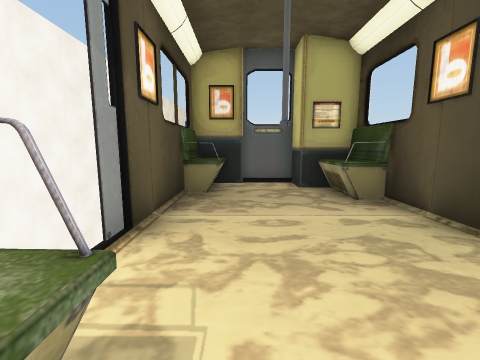
view 1 (above)

13 first-person views from a walk through a 3-D level made in the Unity game engine. The camera is 1.3 m above the floor, tilts 8° down and sees 90° across. The floor is counted in squares, 1 m on a side. Each view is taken from the middle of a square. On the plan, view 1 faces up. The plan holds only what a view shows up to about 12 squares ahead; the rest is blank. The place goes on beyond the plan. Some animated figures are left out. Some surface patterns are stand-ins.

view 2
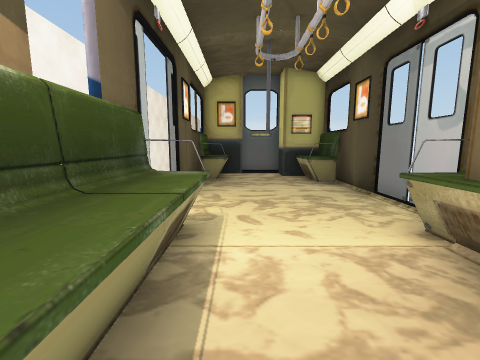

view 3
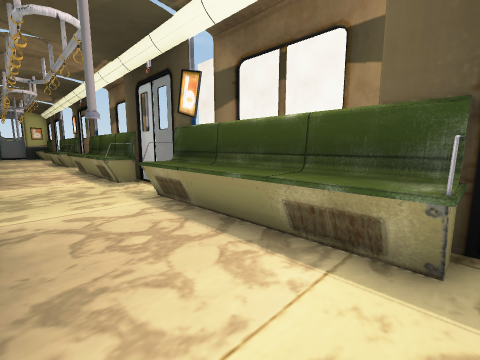

view 4
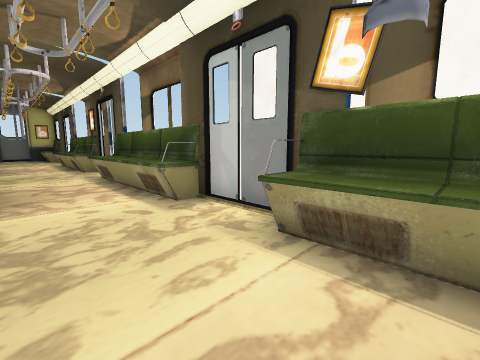

view 5
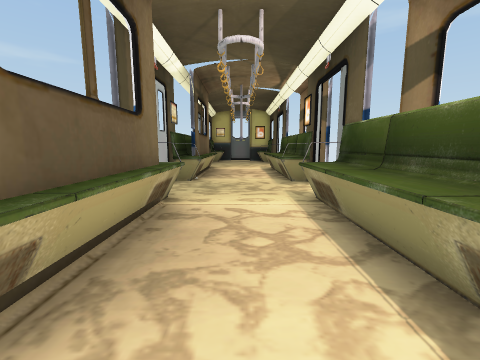

view 6
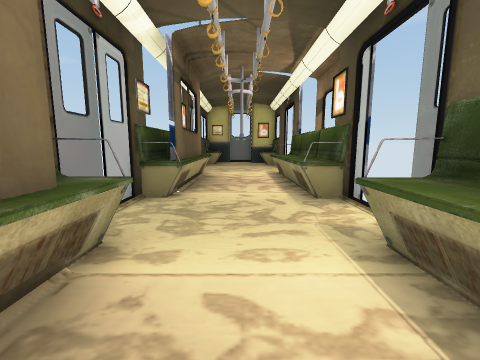

view 7
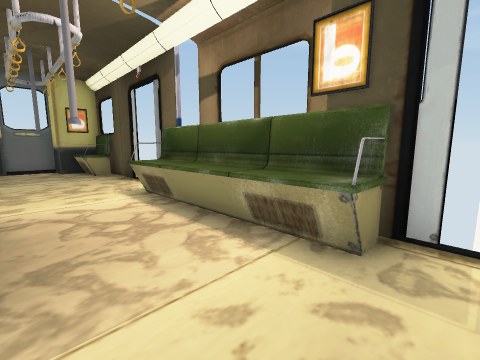

view 8
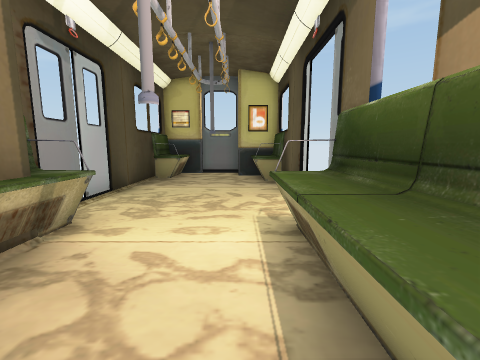

view 9
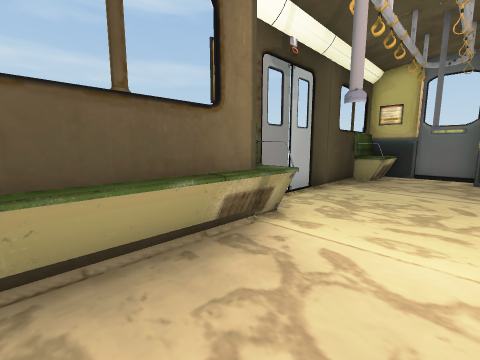

view 10
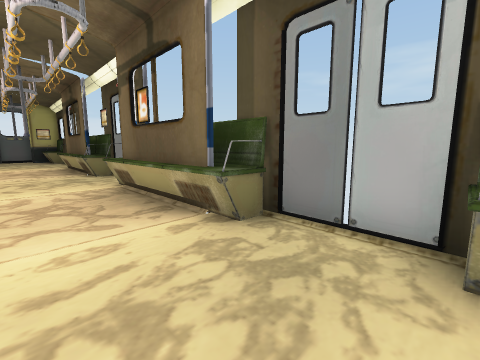

view 11
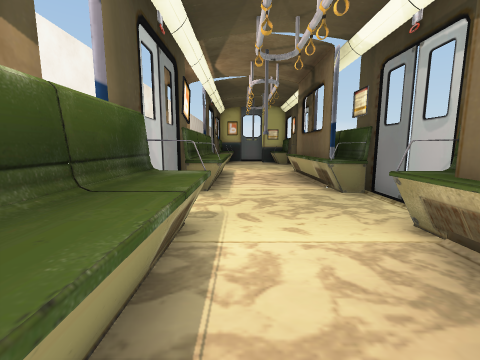

view 12
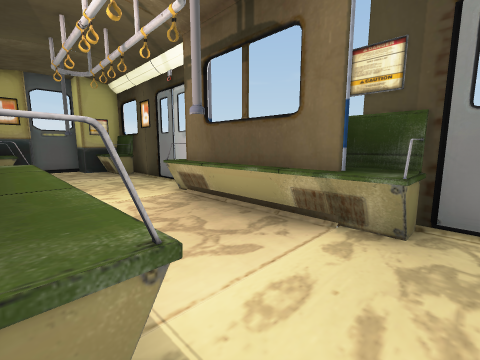

view 13
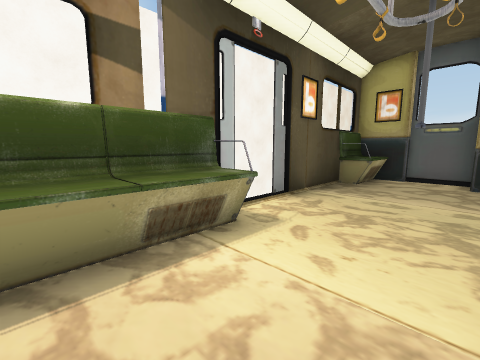

### Floor plan
Key: @ floor where view 1 was taken; # wall or solid block; x gap in a wall; . floor; = window, fence, low wall or low ledge; ^ raised ledge.
Columns run from 2 left of view 1 to 4 right of it. Each row starts with its distance up from view 1.
  9 #####
  8 #^..###
  7 #^...^#
  6 #....^#
  5 #.. ..#
  4 #.....#
  3 x.....#
  2  .....#
  1 #^...=#
  0 #^@..^
 -1 #^...#
 -2 #^...#
 -3 #^. .##
 -4 #^...##
 -5 #^...^#
 -6 #.....#
 -7 #.....#
 -8 #^...^#
 -9 #^...#
-10 #^...#
-11 #^...#
-12 #^...#
-13 #^...##
-14 #^...^#
-15  .....#
-16  .....#
-17 #^...^#
-18 #^...#
-19 #^...#
-20 #^...#
-21 #^...#
-22 #^...#
-23 #^...^#
-24  .....#
-25 x.....#
-26 #.....#
-27 #.. ..#
-28 #^....#
-29 #^...^#
-30 ###..^
-31   ####

Positions as (right, up) in squares from view 1, and headings:
1: (0, 0), facing up
2: (0, -3), facing up
3: (2, 1), facing down-left
4: (2, -3), facing down-left
5: (1, -8), facing down
6: (1, -11), facing down
7: (2, -16), facing down-left
8: (0, -19), facing down
9: (0, -19), facing down-right
10: (0, -17), facing up-right
11: (0, -12), facing up
12: (-1, -6), facing up-right
13: (2, -2), facing up-left
